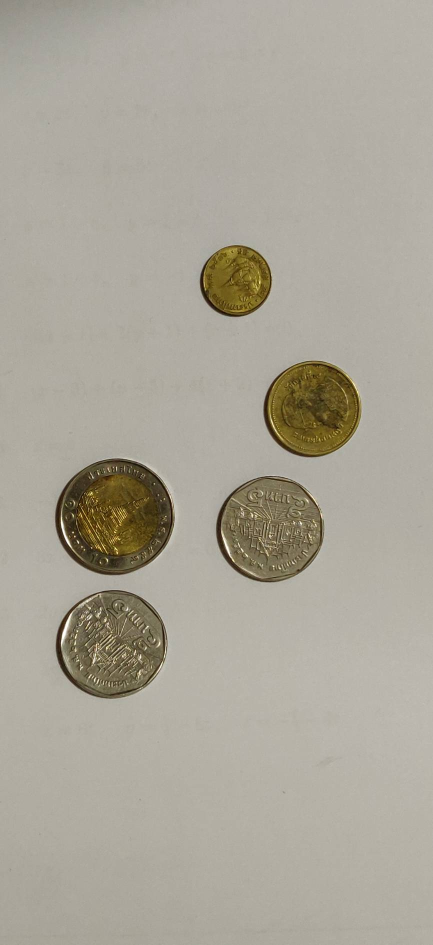
%> input picture 12. Detect each coin in image using feature matching/image test/p1.jpg, 866 x 1889 px (shown at 1/2 size)
$ octave 'Feature Matching Each Coin.m'   (GNU Octave 9; MATLAB toolbox functions it lacks are replaced by stand-ins)
%> lines starting %> are read from the running program, lines starting %| are printed output that depends on the picture; in (x1, y1, x2, y2) boxes, pixels count from 0 and x2, y2 are one past the last pixel; in counts of white or black regions, pixels touching at a corner belong together; the program's own positions count from 1
% Quiz 4
% 62070501030, Thornthan yasukam

%% Input image

img = imread("p1.jpg")
%> img is the input picture: size 1889x866x3 uint8; mean R, G, B 170.4, 165.4, 152.8
figure,
imshow(img)
title('Original')

img_gray = rgb2gray(img)
figure,
imshow(img_gray)
title('Gray image')


%% Pre-procssing
% Morphological
% 1. use Opening to hole
% 2. use Closing to clear noise

B = imbinarize(img_gray, 'adaptive', 'Sensitivity',0.50,'ForegroundPolarity','dark')
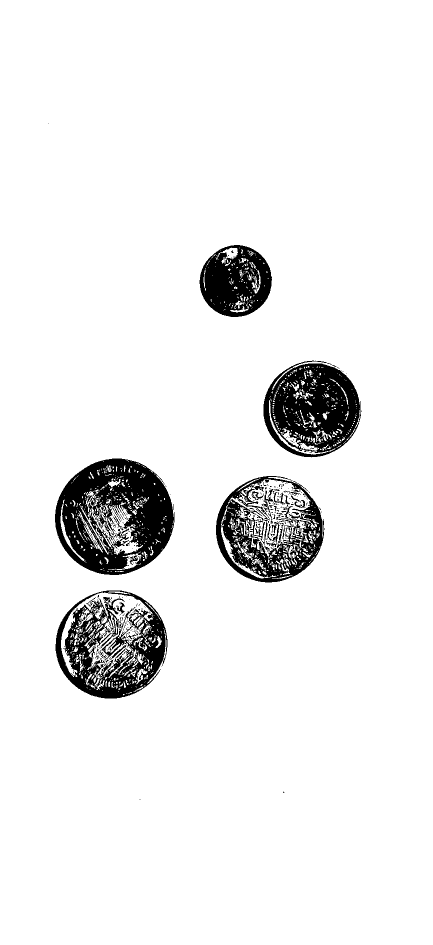
%> B: size 1889x866 logical (shown at 1/2 size); 92.8% white; 363 black regions (321 under 20 px), largest, box (x1, y1, x2, y2) and area: (110, 917, 349, 1150) 34131, (527, 721, 723, 915) 24175, (111, 1181, 335, 1397) 22536
% figure, imshow(BW);
B_comp = ~B
%figure, imshow(BW);

struc_img = strel('disk', 8, 0);
se1 = imclose(B_comp, struc_img)
%> se1: size 1889x866 logical; 9.9% white; 8 white regions (3 under 20 px), largest, box (x1, y1, x2, y2) and area: (110, 917, 349, 1150) 43350, (111, 1181, 335, 1397) 37522, (432, 952, 649, 1165) 35925, (527, 721, 723, 915) 29332, (399, 490, 544, 634) 16197
%figure, imshow(se1);

struc_img_2 = strel('disk', 3, 0);
se2 = imopen(se1, struc_img_2)
%> se2: size 1889x866 logical; 9.9% white; 5 white regions, box (x1, y1, x2, y2) and area: (110, 917, 349, 1150) 43343, (111, 1181, 335, 1397) 37517, (432, 952, 649, 1165) 35920, (527, 721, 723, 915) 29325, (399, 490, 544, 634) 16196
%figure, imshow(se2);

img_post_process = imfill(se2,'holes')
%> img_post_process: size 1889x866 logical; 9.9% white; 5 white regions
figure, imshow(img_post_process);

%% get region
% 1. Get region from circle that from  Morphological
% 2. Use to Classification of each coin
[region, num_pixel_region] = bwlabel(img_post_process);
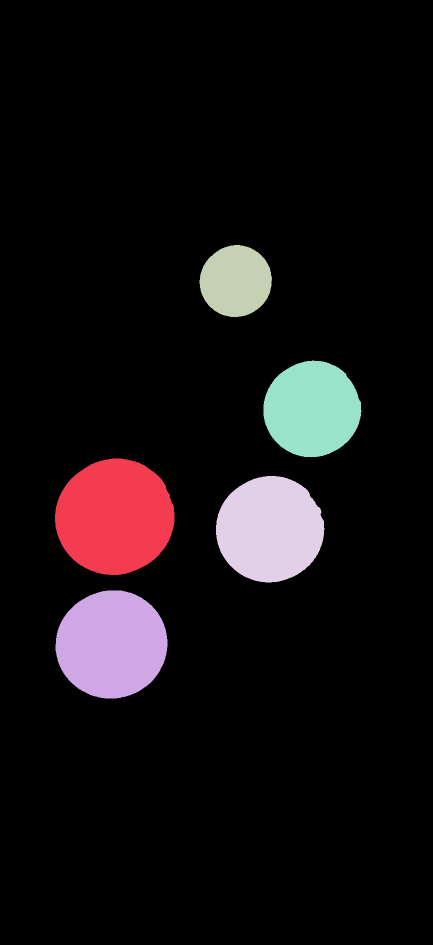
%> region: size 1889x866 double (shown at 1/2 size); 6 distinct labels, from 0 to 5; one colour per label, 0 black
%> num_pixel_region = 5
figure, imshow(label2rgb(region));
%> after `imshow(label2rgb(region))`:
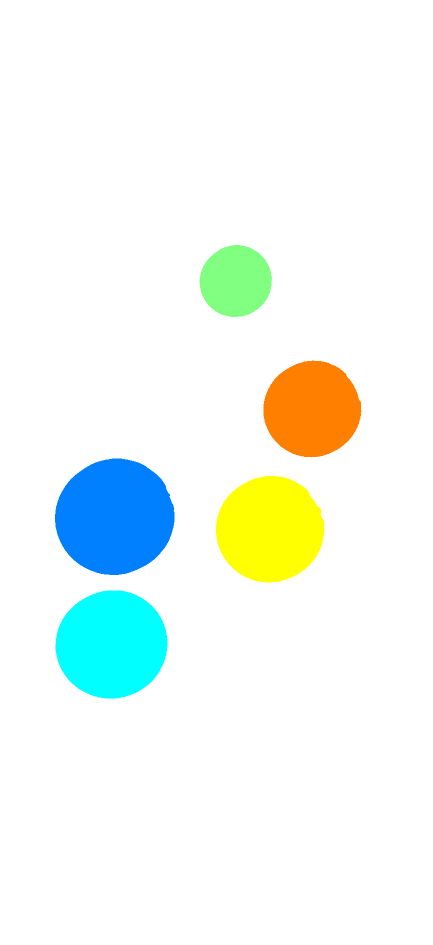
%> displayed picture: size 1889x866x3, on the screen's scale of 0 to 255 (shown at 1/2 size); mean R, G, B 241.1, 249.4, 243.6

region_stat = regionprops(region,'all')
%> region_stat = 5 regions; largest, box (x1, y1, x2, y2), Area, Centroid, MajorAxisLength, MinorAxisLength and Eccentricity: (110, 917, 349, 1150) 43343 [230 1034.3] 239.3 230.6 0.267, (111, 1181, 335, 1397) 37950 [223.9 1289.5] 224.4 215.3 0.282, (432, 952, 649, 1165) 35920 [540.4 1059.2] 215.9 211.9 0.193, (527, 721, 723, 915) 29325 [624.7 818.8] 195.1 191.5 0.191

for i=1:num_pixel_region
    text(region_stat(i).Centroid(1),region_stat(i).Centroid(2),...
        sprintf('%04d',region_stat(i).Area), 'Hor','Center','Vert','middle')
end
%> this loop made 5 passes
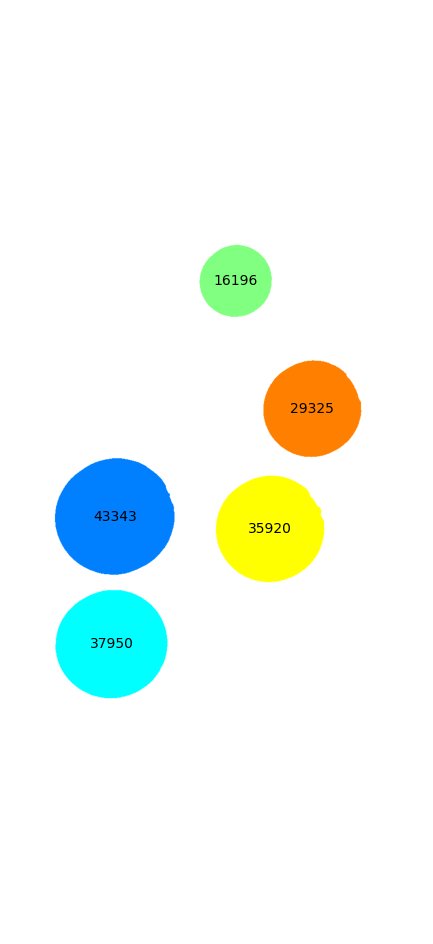
%> figure redrawn from the program's plot data; shown at 1/2 size

%% Classification with histogram
% Histogram criterion for classification coin
Area = vertcat(region_stat.Area)
%> Area = [43343; 37950; 16196; 35920; 29325]
histogram(Area, 10000:1000:50000)
xlabel('Area (pixels) ')
ylabel('Number of Parts')
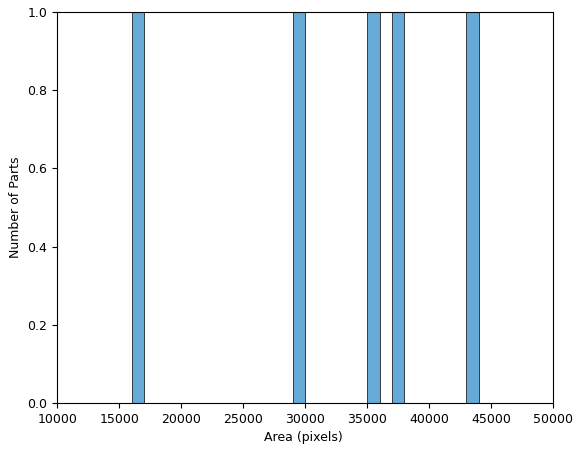
%> figure redrawn from the program's plot data; tallest bar 1 high, from x = 16000 to 17000


%% Gobal Policy from Classification Histogram
minArea = [10000 19000 26000 29000 34000 40000]
maxArea = [18000 25000 29000 33000 39000 45000]
name = {'25Stang','50Stang','1Bath','2Bath','5Bath','10Bath'}
color_reg = {'r','m','y','w','g','b'}

%% Target image
% 1. Crop each coin in original image to use as target
% 2. Get information to coin base on histogram and specific color of coin
    % red : '25Stang'
    % margenta: '50Stang'
    % yellow: '1Bath'
    % White: '2Bath'
    % Green:'5Bath'
    % Blue: '10Bath'

output_image = imresize(img,[499 666])
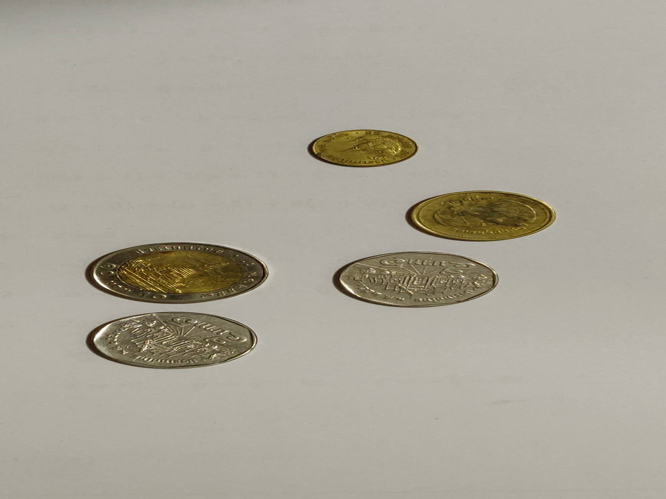
%> output_image: size 499x666x3 uint8; mean R, G, B 170.4, 165.4, 152.8
keep_line = 0
n = 20;
M = cell(20, 1);

for k = 1:size(region_stat)

     % Smaller than 25 stang not coin
      if Area(k) > min(minArea) == 1
            boundingbox = region_stat(k).BoundingBox;
            target = imcrop(img, boundingbox);
            figure
            imshow(target)
            title('taget from segmentation')

            % Get target and line for display result
            target = rgb2gray(target)
            keep_line = keep_line + 1

        % Get information to coin
            area_coin = vertcat(region_stat(k).Area)

            if area_coin > minArea(1) & area_coin < maxArea(1) == 1
                coin_name = name(1)
                color_coin = color_reg(1)

            elseif area_coin > minArea(2) & area_coin < maxArea(2) == 1
                coin_name = name(2)
                color_coin = color_reg(2)

            elseif area_coin > minArea(3) & area_coin < maxArea(3) == 1
                coin_name = name(3)
                color_coin = color_reg(3)

             elseif area_coin > minArea(4) & area_coin < maxArea(4) == 1
                coin_name = name(4)
                color_coin = color_reg(4)

            elseif area_coin > minArea(5) & area_coin < maxArea(5) == 1
                coin_name = name(5)
                color_coin = color_reg(5)
            elseif area_coin > minArea(6) & area_coin < maxArea(6) == 1
                coin_name = name(6)
                color_coin = color_reg(6)
            else
                    break
            end


        % Detect Feature Target with SURF
%> (the run ends here)
